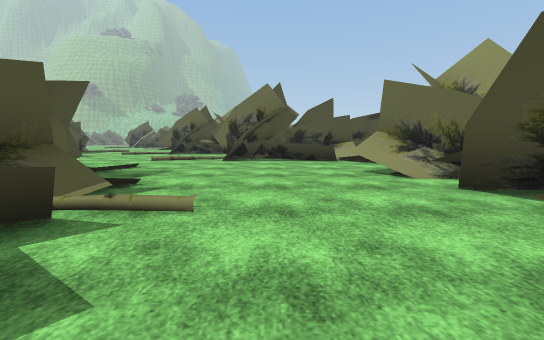
[1] (above)

24 first-person views from a walk through a 3-D level made in the Unity game engine. The camera is 1.2 m above the floor, tilts 6° down and sees 90° across. The floor is counted in squares, 2 m on a side. Each view is taken from the middle of a square. On the plan, view 1 faces up. The plan holds only what a view shows up to about 9 squares ahead; the rest is blank. The place goes on beyond the plan. The player character is not drawn. Some surface patterns are stand-ins.

[2]
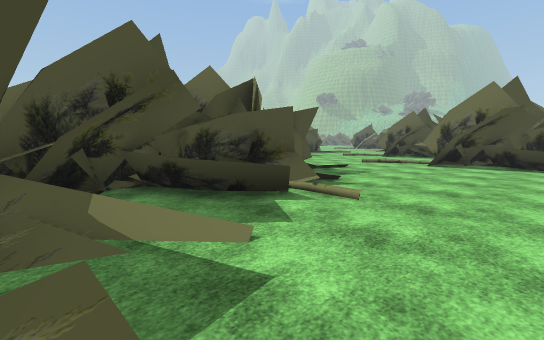

[3]
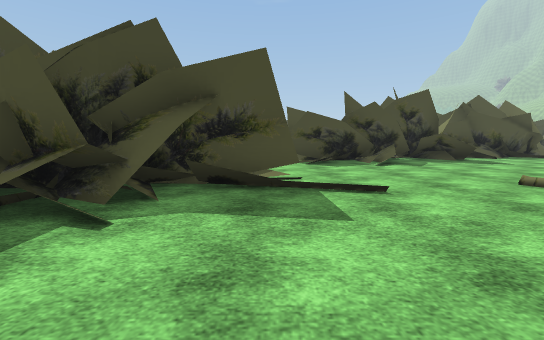

[4]
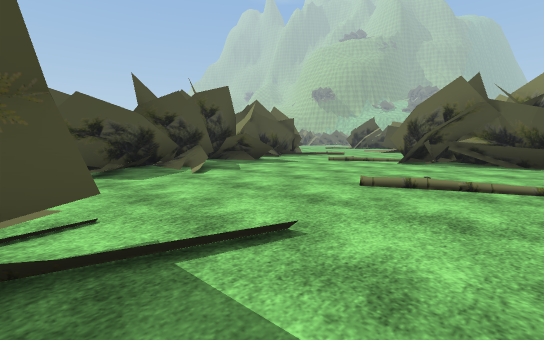

[5]
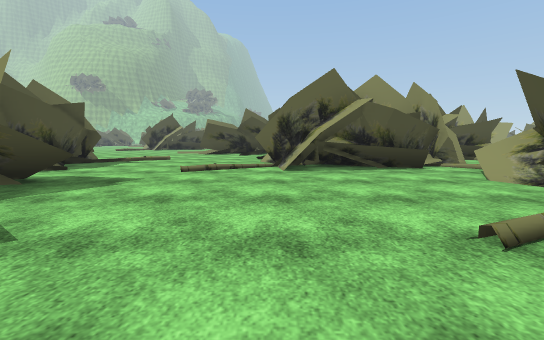

[6]
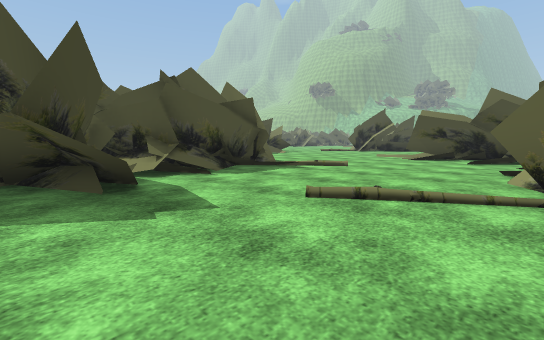

[7]
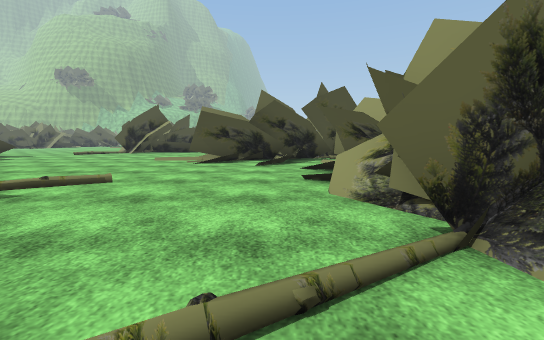

[8]
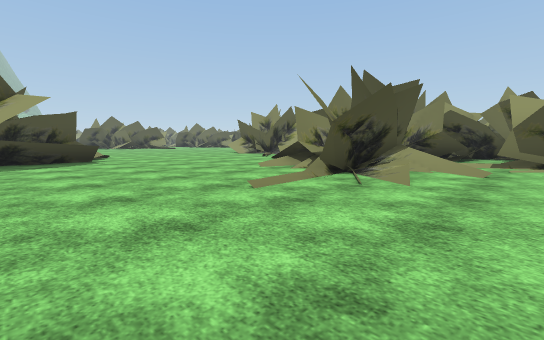

[9]
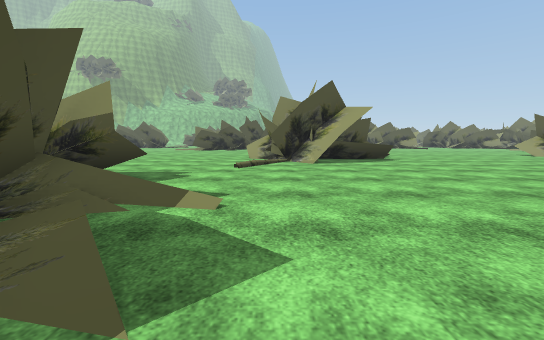

[10]
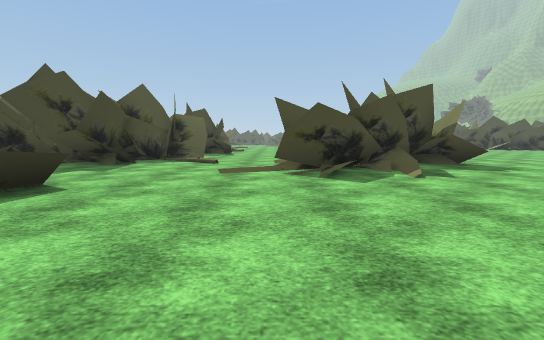

[11]
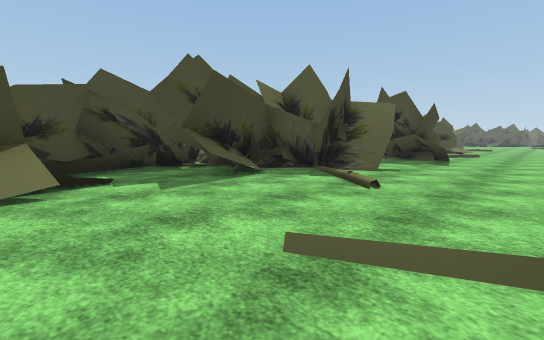

[12]
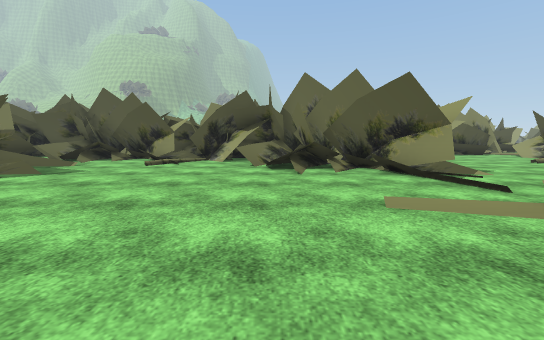

[13]
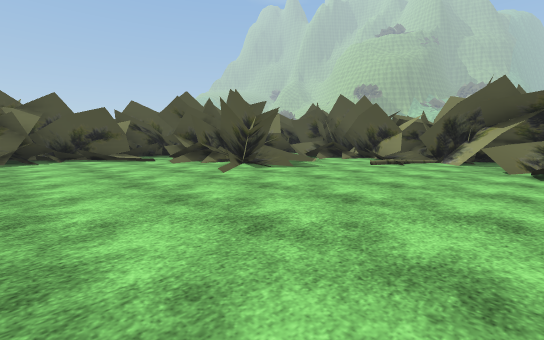

[14]
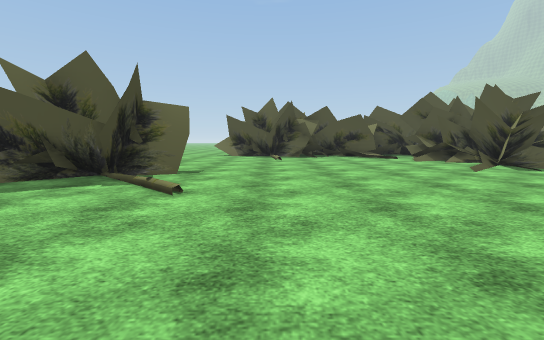

[15]
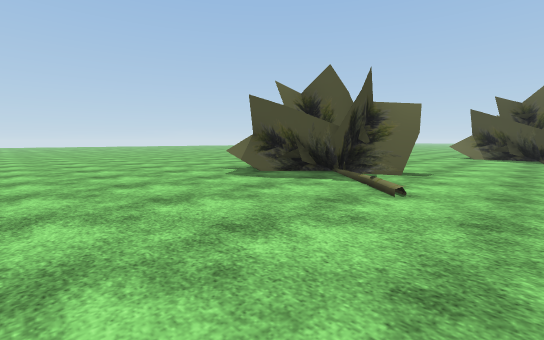

[16]
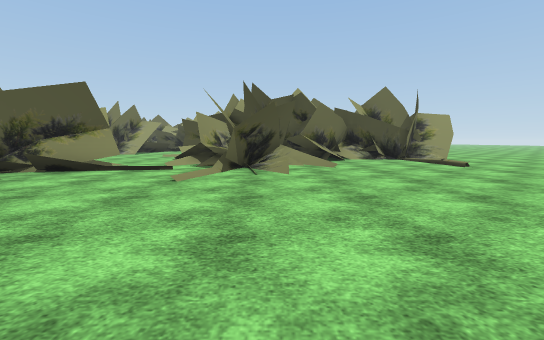

[17]
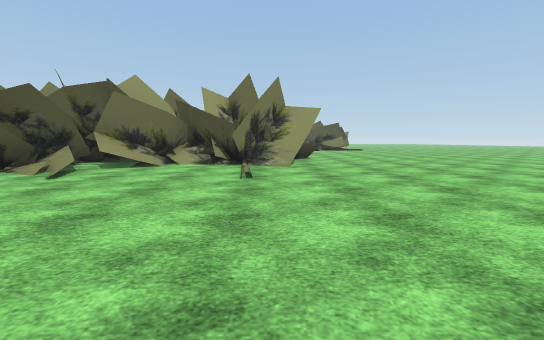

[18]
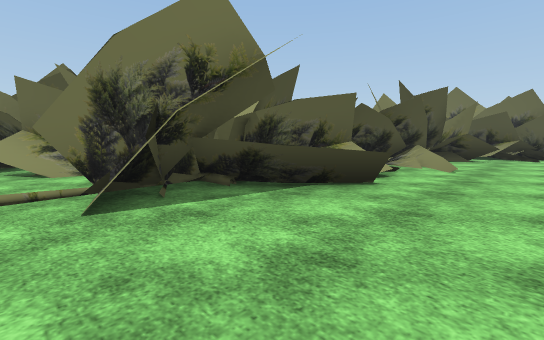

[19]
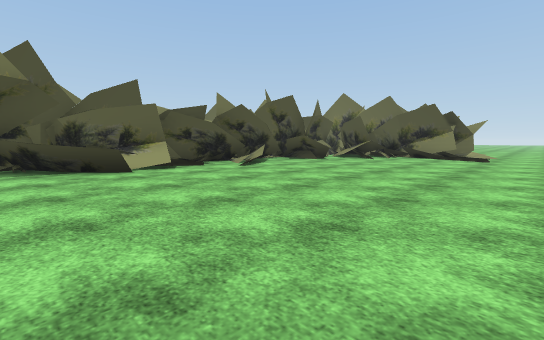

[20]
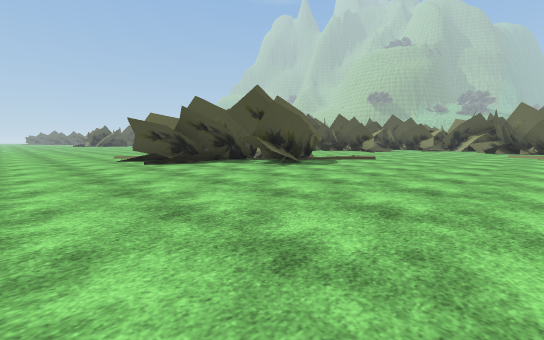

[21]
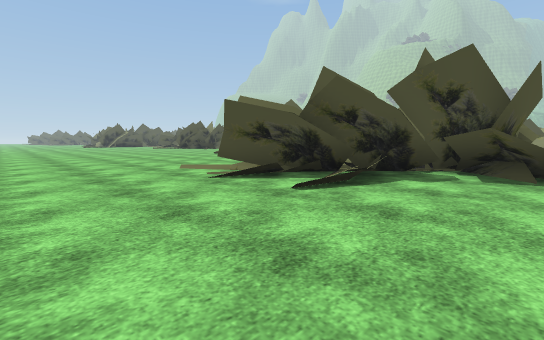

[22]
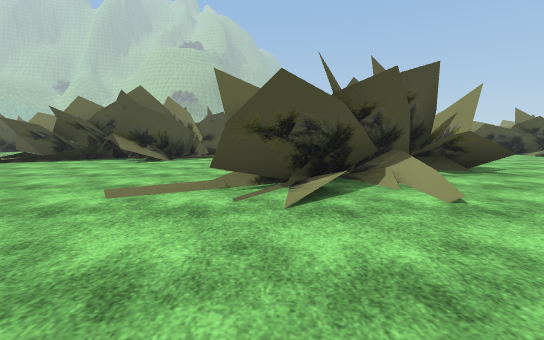

[23]
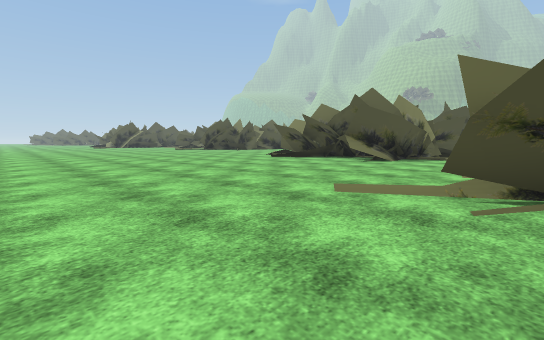

[24]
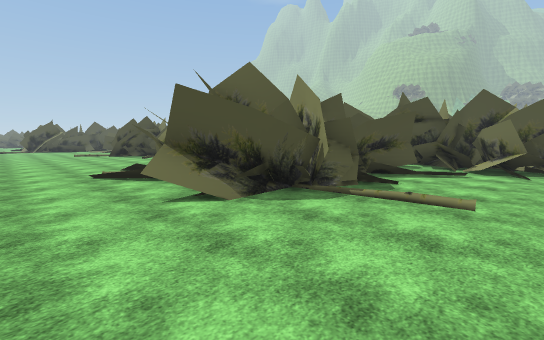

### Floor plan
Key: @ floor where view 1 was taken; . main floor; : floor 0.5 m higher than the main floor; / step, stairs or slope; O other object.
Columns run from 25 left of view 1 to 6 right of it. Each row starts with its distance up from view 1.
 28              OO/
 27        ....O OO/....
 26       .....OOO......
 25       .............
 24        ............
 23         /........./  O
 22       OOO.........OOOO
 21        OOO.......OOOOOO
 20         OO........///OOOO
 19         OO/.......././ .OO
 18 ..........O........./O  O
 17 ..................../OO
 16  //...........O...../O    O
 15  OO..OO...../OOO....OOOO O.
 14   O OOO//.//O OO....OOO OO
 13      OOOOO.OOOOO.....OOOO
 12       OOOO/OOOO/........OO
 11         OOOOOOOOOO......OOO
 10       O OOOOOOOOO.......OOO
  9       O  ..O.O OO......OOOOOO
  8       OO .././/OO//.....O...O
  7      OOO ...../OO/..........
  6     OOOOOO......OO/.........OO
  5    OOO///O...........O...../OO
  4   O.O.............OOOOO.....O
  3    OO...........OOOOOOOO...OO
  2    OO............/OOOOO.....
  1    OO............./OOOO....O
  0   OOO............../OO ./@.
 -1 OOOO......../......./OOOO//
 -2 .../......O.........OOOOOOO
 -3 ......./:OO.........OO/OOOOOOO O
 -4 ......./OOOO........O.///./OOO O
 -5 .......OOOOO............./..O..O
 -6 .......OO/.....................
 -7 .......O//.....................
 -8 ................. ..............
 -9 .................  .............
-10 .................   ............

Where each view was taken, in squares from view 1:
view 1: 0 up, 0 right, facing up
view 2: 1 down, 1 right, facing up-left
view 3: 5 up, 0 right, facing left
view 4: 5 up, 2 left, facing up-left
view 5: 7 up, 5 left, facing up
view 6: 10 up, 5 left, facing up-left
view 7: 12 up, 6 left, facing up
view 8: 18 up, 12 left, facing up-right
view 9: 18 up, 14 left, facing up
view 10: 18 up, 10 left, facing left
view 11: 18 up, 14 left, facing down-left
view 12: 1 up, 11 left, facing up
view 13: 1 up, 11 left, facing up-left
view 14: 0 up, 10 left, facing left
view 15: 0 up, 10 left, facing down-left
view 16: 2 up, 14 left, facing right
view 17: 3 down, 12 left, facing right
view 18: 6 down, 6 left, facing up-right
view 19: 10 down, 4 left, facing up-right
view 20: 10 down, 9 left, facing up-left
view 21: 10 down, 14 left, facing up-left
view 22: 10 down, 18 left, facing up
view 23: 10 down, 18 left, facing up-left
view 24: 4 down, 18 left, facing up-left
